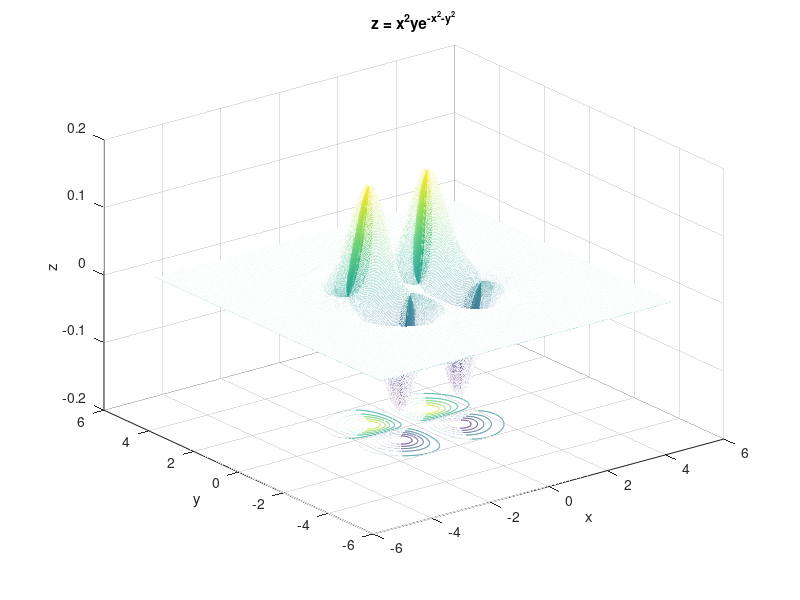

Write the MATLAB code that produced this figure.
x = -5:0.01:5;
y = -5:0.01:5;

figure('Name', 'Bài tập 2', 'NumberTitle', 'off')
[X, Y] = meshgrid(x, y);
Z = X.^2.*Y.*exp(-X.^2-Y.^2);
meshc(X, Y, Z);
xlabel('x');
ylabel('y');
zlabel('z');
title('z = x^2ye^{-x^2-y^2}')
